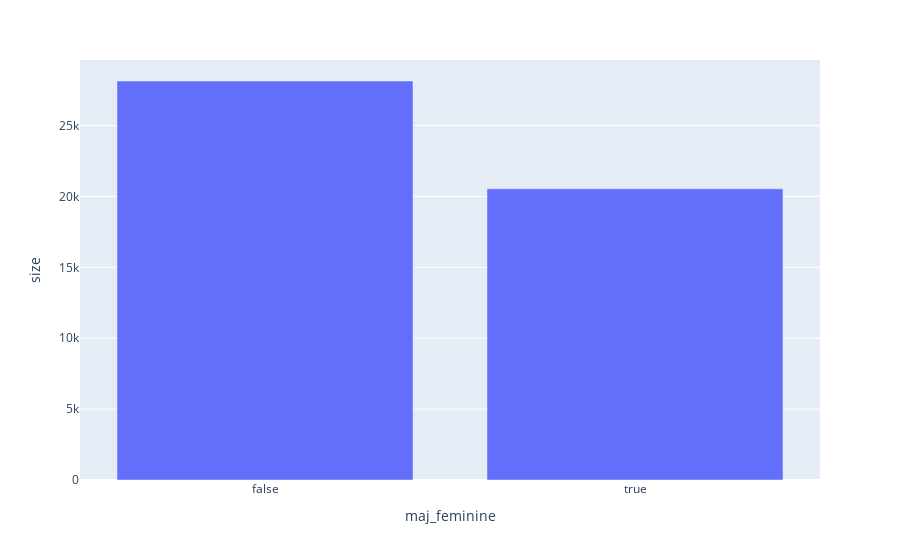

The notebook cell this image was saved under:
### Markdown cell above
il suffit alors de créer un histogramme en utilisant ce nouveau `DataFrame`. remarquons que ce graphe est sauvegardé sous la variable `fig`, qui est une convention lorsqu'on travaille avec plotly :

### Code cell
# Créé l'histogramme (bar chart) en utilisant la fonction .bar()
fig = px.bar(articles_par_maj_femmes, x = "maj_feminine", y = "size")

# Affiche la figure en utilisant la fonction .show()
fig.show()

### Figure 1 — Plotly figure (JSON) as saved in the notebook; plotly's stock layout.template omitted (floating-point values rounded to 4 significant figures)
{"data": [{"alignmentgroup": "True", "hovertemplate": "maj_feminine=%{x}<br>size=%{y}<extra></extra>", "legendgroup": "", "marker": {"color": "#636efa", "pattern": {"shape": ""}}, "name": "", "offsetgroup": "", "orientation": "v", "showlegend": false, "textposition": "auto", "type": "bar", "x": [false, true], "xaxis": "x", "y": [28142, 20539], "yaxis": "y"}], "layout": {"barmode": "relative", "legend": {"tracegroupgap": 0}, "margin": {"t": 60}, "xaxis": {"anchor": "y", "domain": [0, 1], "title": {"text": "maj_feminine"}}, "yaxis": {"anchor": "x", "domain": [0, 1], "title": {"text": "size"}}}}
